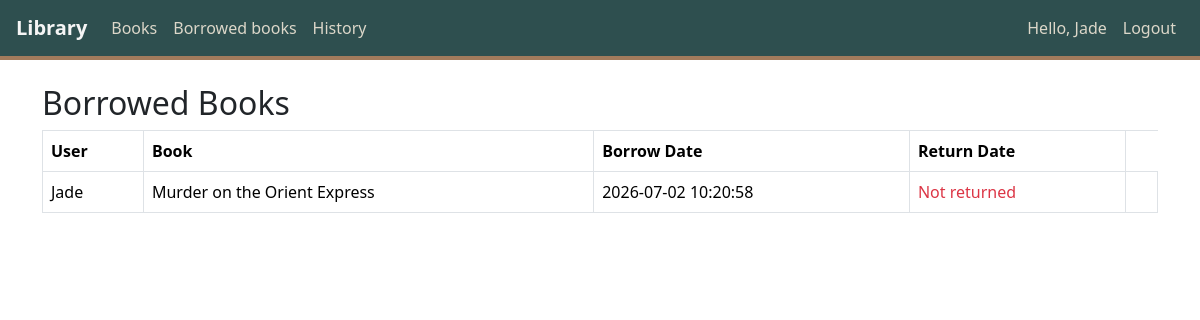
Screenshot of /borrowed_books (signed in) with the database file from the repository.
### tables this page shows
CREATE TABLE users (
    id INTEGER PRIMARY KEY AUTOINCREMENT,
    username TEXT NOT NULL UNIQUE,
    hash TEXT NOT NULL,
    role TEXT NOT NULL DEFAULT 'client',   -- admin or client
    status TEXT NOT NULL DEFAULT 'active'
);

CREATE TABLE borrowed_books (    id INTEGER PRIMARY KEY AUTOINCREMENT,    user_id INTEGER NOT NULL,    book_id INTEGER NOT NULL,    borrow_date TEXT NOT NULL DEFAULT CURRENT_TIMESTAMP,    return_date TEXT,    FOREIGN KEY (user_id) REFERENCES users(id),    FOREIGN KEY (book_id) REFERENCES books(id));

CREATE TABLE books (    id INTEGER PRIMARY KEY AUTOINCREMENT,    title TEXT NOT NULL,    author_id INTEGER NOT NULL,    genre_id INTEGER NOT NULL,    stock INTEGER NOT NULL DEFAULT 0,    status TEXT NOT NULL DEFAULT 'active',       buy_price REAL NOT NULL DEFAULT 0,           borrow_fee REAL NOT NULL DEFAULT 0,         FOREIGN KEY (author_id) REFERENCES authors(id),    FOREIGN KEY (genre_id) REFERENCES genres(id));

### app.py (the view, shortened to what this page needs)
@login_required
@app.route("/borrowed_books" , methods=["GET" , "POST"])
def borrowed_books():
    username = session["username"]
    if session.get("role") == "admin":
        rows = db.execute("""
                          SELECT borrowed_books.id, borrowed_books.borrow_date, borrowed_books.return_date,
                                 users.username,
                                 books.title
                          FROM borrowed_books
                          JOIN users ON borrowed_books.user_id = users.id
                          JOIN books ON borrowed_books.book_id = books.id
                          WHERE borrowed_books.return_date IS NULL
                          ORDER BY borrowed_books.borrow_date DESC
                          """)
    else:
        rows = db.execute("""
                          SELECT borrowed_books.id , borrowed_books.borrow_date, borrowed_books.return_date,
                          users.username,
                                 books.title
                          FROM borrowed_books
                          JOIN users ON borrowed_books.user_id = users.id
                          JOIN books ON borrowed_books.book_id = books.id
                          WHERE borrowed_books.return_date IS NULL
                            AND users.username = ?
                          ORDER BY borrowed_books.borrow_date DESC
                          """, username)
    return render_template("borrowed_books.html", rows = rows)

### templates/borrowed_books.html (shortened to what this page needs)
{% extends "layout.html" %}
{% block body %}
<h2>Borrowed Books</h2>
<table class="table table-bordered">
    <thead>
        <tr>
            <th>User</th>
            <th>Book</th>
            <th>Borrow Date</th>
            <th>Return Date</th>
        </tr>
    </thead>
    <tbody>
    {% for r in rows %}
    <tr>
        <td>{{ r.username }}</td>
        <td>{{ r.title }}</td>
        <td>{{ r.borrow_date }}</td>
        <td>
            {% if r.return_date %}
                {{ r.return_date }}
            {% else %}
                <span class="text-danger">Not returned</span>
            {% endif %}
        </td>
        <td>
        </td>
    </tr>
    {% endfor %}
</tbody>
</table>
{% endblock %}

### templates/layout.html (shortened to what this page needs)
<!DOCTYPE html>
<html lang="en">
<head>
    <link href="https://cdn.jsdelivr.net/npm/bootstrap@5.3.8/dist/css/bootstrap.min.css" rel="stylesheet">
    <link href="/static/css/styles.css" rel="stylesheet">
</head>
<body>
    <nav class="navbar navbar-expand-lg custom-navbar px-3">
        <a class="navbar-brand text-light" href="/">Library</a>
        <div class="collapse navbar-collapse" id="navbarNav">
            <ul class="navbar-nav me-auto">
                {% if session.get("user_id") %}
                    <li class="nav-item"><a class="nav-link" href="/">Books</a></li>
                    <li class="navi-tem"><a class="nav-link" href="/borrowed_books">Borrowed books</a></li>
                    <li class="nav-item"><a class="nav-link" href="/history">History</a></li>
                {% endif %}
            </ul>
            <ul class="navbar-nav ms-auto">
                {% if session.get("user_id") %}
                    <li class="nav-item"><span class="nav-link disabled">Hello, {{ session.username }} </span></li>
                    <li class="nav-item"><a class="nav-link" href="/logout">Logout</a></li>
                {% else %}
                    <li class="nav-item"><a class="nav-link" href="/login">Login</a></li>
                {% endif %}
            </ul>
        </div>
    </nav>
    <main class="container py-4">
        {% block body %}{% endblock %}
    </main>
</body>
</html>

### static/css/styles.css (style rules this page uses)
.custom-navbar { background-color: #2E4F4F; border-bottom: 4px solid #A27B5C; }
.custom-navbar .nav-link { color: #DCD7C9 !important; font-weight: 500; }
.custom-navbar .navbar-brand { font-weight: bold; color: #F5F5F5 !important; }

### rows the page displays
users: username "Jade"
borrowed_books: username "Jade", title "Murder on the Orient Express", borrow_date "2026-07-02 10:20:58"
